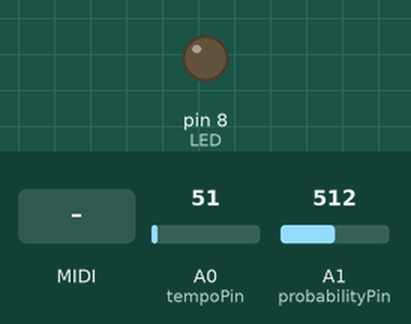
This sketch was run on a simulated Arduino Leonardo, built with avr-gcc and run on an emulated ATmega32U4. On the bench: output pins drawn as LEDs (lit = HIGH). Inputs (shaded band) come from the test bench; at power-on: A0 (tempoPin) = 51, A1 (probabilityPin) = 512. MIDI output is not drawn; random numbers use the default seed unless the sketch sets one; what the sketch prints to the serial monitor is not drawn.

Above: at 1.2 s.
1.3 s: MIDI note 36 received
At 1.45 s:
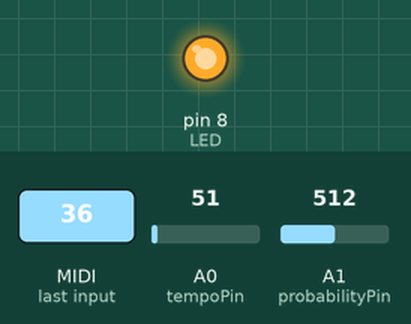
Timing chart, 0 to 4.3 s (numbered marks = the images above; inputs shaded):
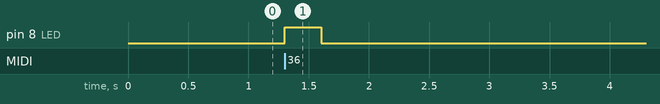

Measured:
- after the input at 1.3 s, pin 8 (LED): LOW → HIGH at once, → LOW 0.30 s later

The sketch:

MIDI_ARP_1.ino
```cpp
// https://fortyseveneffects.github.io/arduino_midi_library/index.html

#include <MIDI.h>     // Add Midi Library for DIN connections
#include <MIDIUSB.h>  // USB library for... USB

#define LED 8  // Arduino Board LED is on Pin 8

//Create an instance of the library with default name, serial port and settings
MIDI_CREATE_DEFAULT_INSTANCE();

// Arpeggio setings
const int tempoPin = A0;         // Pin where the Tempo potentiometer is connected
int arpeggioIntervalMin = 5;     // Minimum arpeggio interval (max fast)
int arpeggioIntervalMax = 1000;  // Maximum arpeggio interval (max slow)
unsigned long lastArpeggioTime = 0;
unsigned long arpeggioInterval = 250;
int arpeggioCounter = 0;

// Probability settings
const int probabilityPin = A1;  // Pin where the probability potentiometer is connected
int noteProbability = 100;      // start with 100%

// Held notes settings
const int MAX_NOTES = 10;
midiEventPacket_t notesHeld[MAX_NOTES];  // Array to store MIDI data for held notes to arpeggiate over
uint8_t notesHeldCount = 0;              // Enables program to check if a note is held

void setup() {                    // setup arduino
  pinMode(LED, OUTPUT);           // Set Arduino board pin 8 to output
  pinMode(tempoPin, INPUT);       // Get input from pot for the tempo
  MIDI.begin(MIDI_CHANNEL_OMNI);  // Initialize the Midi Library.
  // OMNI sets it to listen to all channels.. MIDI.begin(2) would set it
  // to respond to notes on channel 2 only.
  MIDI.turnThruOff();                  // Turns MIDI through off DIN to DIN
  MIDI.setHandleNoteOn(handleNoteOn);  // This is important!! This command
  // tells the Midi Library which function you want to call when a NOTE ON command
  // is received. In this case it's "handleNoteOn".
  MIDI.setHandleNoteOff(handleNoteOff);  // This command tells the Midi Library
  // to call "handleNoteOff" when a NOTE OFF command is received.
  MIDI.setHandleControlChange(handleControlChange);  // Set the callback function for control changes
}

void loop() {  // Main loop
  Serial.print("Prob. ");
  Serial.println(noteProbability);
  Serial.print("tempo. ");
  Serial.println(arpeggioInterval);
  int tempoPotValue = analogRead(tempoPin);  // Read the tempo pot value and map it to the arpeggio interval range
  arpeggioInterval = map(tempoPotValue, 0, 1023, arpeggioIntervalMin, arpeggioIntervalMax);

  int probabilityValue = analogRead(probabilityPin);  // Read the probabilty pot and map it
  // this doesn't get to 0% or 100% when max an min are set to 0 and 100 :|
  noteProbability = map(probabilityValue, 0, 1023, -9, 106);

  MIDI.read();  // Continuously check if Midi data has been received.

  // not sure if these two need to be here like this still figuring out the usb midi in
  MidiUSB.read();
  MidiUSB.flush();  //Send any MIDI data contained within buffer

  // Check if any notes are held, and set the LED state accordingly
  if (notesHeldCount >= 1) {
    digitalWrite(LED, HIGH);  // Turn the LED on if any notes are held

    // Check if it's time for the next arpeggio step
    if (millis() - lastArpeggioTime >= arpeggioInterval) {
      // Randomly decide whether to play a note based on probability
      if (random(0, 100) < noteProbability) {
        // Play the note in the arpeggio sequence
        triggerUSB_DIN(notesHeld[arpeggioCounter]);
      }

      arpeggioCounter = (arpeggioCounter + 1) % notesHeldCount;  // Move to the next note in the arpeggio
      lastArpeggioTime = millis();                               // Update the last arpeggio time
    }
  } else {
    digitalWrite(LED, LOW);  // Turn the LED off if no note is held
    lastArpeggioTime = 0;    // Reset the arpeggio timer
    arpeggioCounter = 0;     // Reset the arpeggio counter
  }

  // Send the note-off events for released notes
  for (int i = 0; i < notesHeldCount; i++) {
    if (notesHeld[i].byte3 == 0) {
      triggerUSB_DIN(notesHeld[i]);
    }
  }

  printNotesHeld();
  // Serial.print("NOTES HELD: ");
  // Serial.println(notesHeldCount);
}

// ~~~~~~~~~~~~~~~~~~~~~~~~~~~~~~~~~~~~~~~~
// MIDI IN: Handle Control Change messages
// ~~~~~~~~~~~~~~~~~~~~~~~~~~~~~~~~~~~~~~~~
void handleControlChange(byte channel, byte control, byte value) {

  MIDI.sendControlChange(control, value, channel);

  // Send MIDI event to USB
  midiEventPacket_t event = { 0x0B, 0xB0 | channel - 1, control, value };
  MidiUSB.sendMIDI(event);
  MidiUSB.flush();

  Serial.print("Control Change (CC) - Channel: ");
  Serial.print(channel);
  Serial.print(", Control: ");
  Serial.print(control);
  Serial.print(", Value: ");
  Serial.println(value);
}
// ~~~~~~~~~~~~~~~~~~~~~~~~~~~~~~~~~~~~~~~~~~~~~~~~~~~~~~~~~~~~~~~~~~~~~
// handleNoteON is the function that will be called by the Midi Library
// when a MIDI NOTE ON message is received.
// It will be passed bytes for Channel, Pitch, and Velocity
// ~~~~~~~~~~~~~~~~~~~~~~~~~~~~~~~~~~~~~~~~~~~~~~~~~~~~~~~~~~~~~~~~~~~~~
void handleNoteOn(byte channel, byte note, byte velocity) {
  // Make sure array has room
  if (notesHeldCount < MAX_NOTES) {
    // Create new MIDI Event for USB the - 1 is because the MIDIUSB library misses the channel for some reason
    midiEventPacket_t noteOn = { 0x09, 0x90 | channel - 1, note, velocity };

    notesHeld[notesHeldCount] = noteOn;  // Add MIDI event to array
    notesHeldCount++;                    // Track if note is held

    // play forst note immedietly
    triggerUSB_DIN(noteOn);  // Send to both USB and DIN connections
  }

  // Helpful for debugging
  //~~~~~~~~~~~~~~~~~~~~~~~
  // Serial.print("Note On - Channel: ");
  // Serial.print(channel);
  // Serial.print(", Note Number: ");
  // Serial.print(note);
  // Serial.print(", Velocity: ");
  // Serial.println(velocity);
}


// ~~~~~~~~~~~~~~~~~~~~~~~~~~~~~~~~~~~~~~~~~~~~~~~~~~~~~~~~~~~~~~~~~~~~~~
// handleNoteOFF is the function that will be called by the Midi Library
// when a MIDI NOTE OFF message is received.
// * A NOTE ON message with Velocity = 0 will be treated as a NOTE OFF message *
// It will be passed bytes for Channel, Pitch, and Velocity
// ~~~~~~~~~~~~~~~~~~~~~~~~~~~~~~~~~~~~~~~~~~~~~~~~~~~~~~~~~~~~~~~~~~~~~~
void handleNoteOff(byte channel, byte note, byte velocity) {
  // Create new MIDI Event for USB
  midiEventPacket_t noteOff = { 0x08, 0x80 | channel - 1, note, velocity };
  // Search for the note in the array and remove it
  for (int i = 0; i < notesHeldCount; ++i) {
    if (notesHeld[i].byte2 == note) {
      // Found the note, remove it from the array
      for (int j = i; j < notesHeldCount - 1; ++j) {
        notesHeld[j] = notesHeld[j + 1];
      }
      notesHeldCount--;  //Track it

      // Trigger USB and DIN events
      triggerUSB_DIN(noteOff);

      break;  // Exit the loop after removing the note
    }
  }


  // Helpful for debugging
  //~~~~~~~~~~~~~~~~~~~~~~~
  // Serial.print("Note Off - Channel: ");
  // Serial.print(channel);
  // Serial.print(", Note Number: ");
  // Serial.print(note);
  // Serial.print(", Velocity: ");
  // Serial.println(velocity);
}

// function for different types of 3 byte midi events will send events to both DIN and USB
void triggerUSB_DIN(midiEventPacket_t midiEvent) {
  // Status Byte
  // 2 parts: type and channel
  // Note on, Note off, Aftertouch, Control Change, Channel Pressure, Pitch Bend, or System
  uint8_t type = (midiEvent.byte1 & 0xF0) >> 4;    // Masking to get the upper 4 bits and shifting to the right
  uint8_t channel = (midiEvent.byte1 & 0x0F) + 1;  // Masking to get the lower 4 bits adding one to correct for USB MIDI packet

  // Data Byte 2
  // Note, Control number, Program Number, or Pressure
  uint8_t note = midiEvent.byte2;

  // Data Byte 3
  // Velocity, pressure, or control value
  uint8_t velocity = midiEvent.byte3;

  switch (type) {
    case 8:  // note off condition
      MIDI.sendNoteOff(note, velocity, channel);
      MidiUSB.sendMIDI(midiEvent);  // Send MIDI event to USB
      MidiUSB.flush();              // Send midi event immediately
      break;
    case 9:  // note on condition
      MIDI.sendNoteOn(note, velocity, channel);
      MidiUSB.sendMIDI(midiEvent);  // Send MIDI event to USB
      MidiUSB.flush();              // Send midi event immediately
      break;
  }


  // Helpful for debugging
  //~~~~~~~~~~~~~~~~~~~~~~~
  // Serial.print("Type: ");
  // Serial.print(type);
  // Serial.print(" Channel: ");
  // Serial.print(channel);
  // Serial.print(" Note: ");
  // Serial.print(note);
  // Serial.print(" Velocity: ");
  // Serial.println(velocity);
}

void printNotesHeld() {
  // Serial.println("Notes Held:");
  for (int i = 0; i < notesHeldCount; ++i) {
    midiEventPacket_t note = notesHeld[i];
    Serial.print("Note ");
    Serial.print(i + 1);
    Serial.print(": Channel ");
    Serial.print((note.byte1 & 0x0F) + 1);  // Extract channel
    Serial.print(", Pitch ");
    Serial.print(note.byte2);
    Serial.print(", Velocity ");
    Serial.println(note.byte3);
  }
  // Serial.println("End of Notes Held");
}
```
